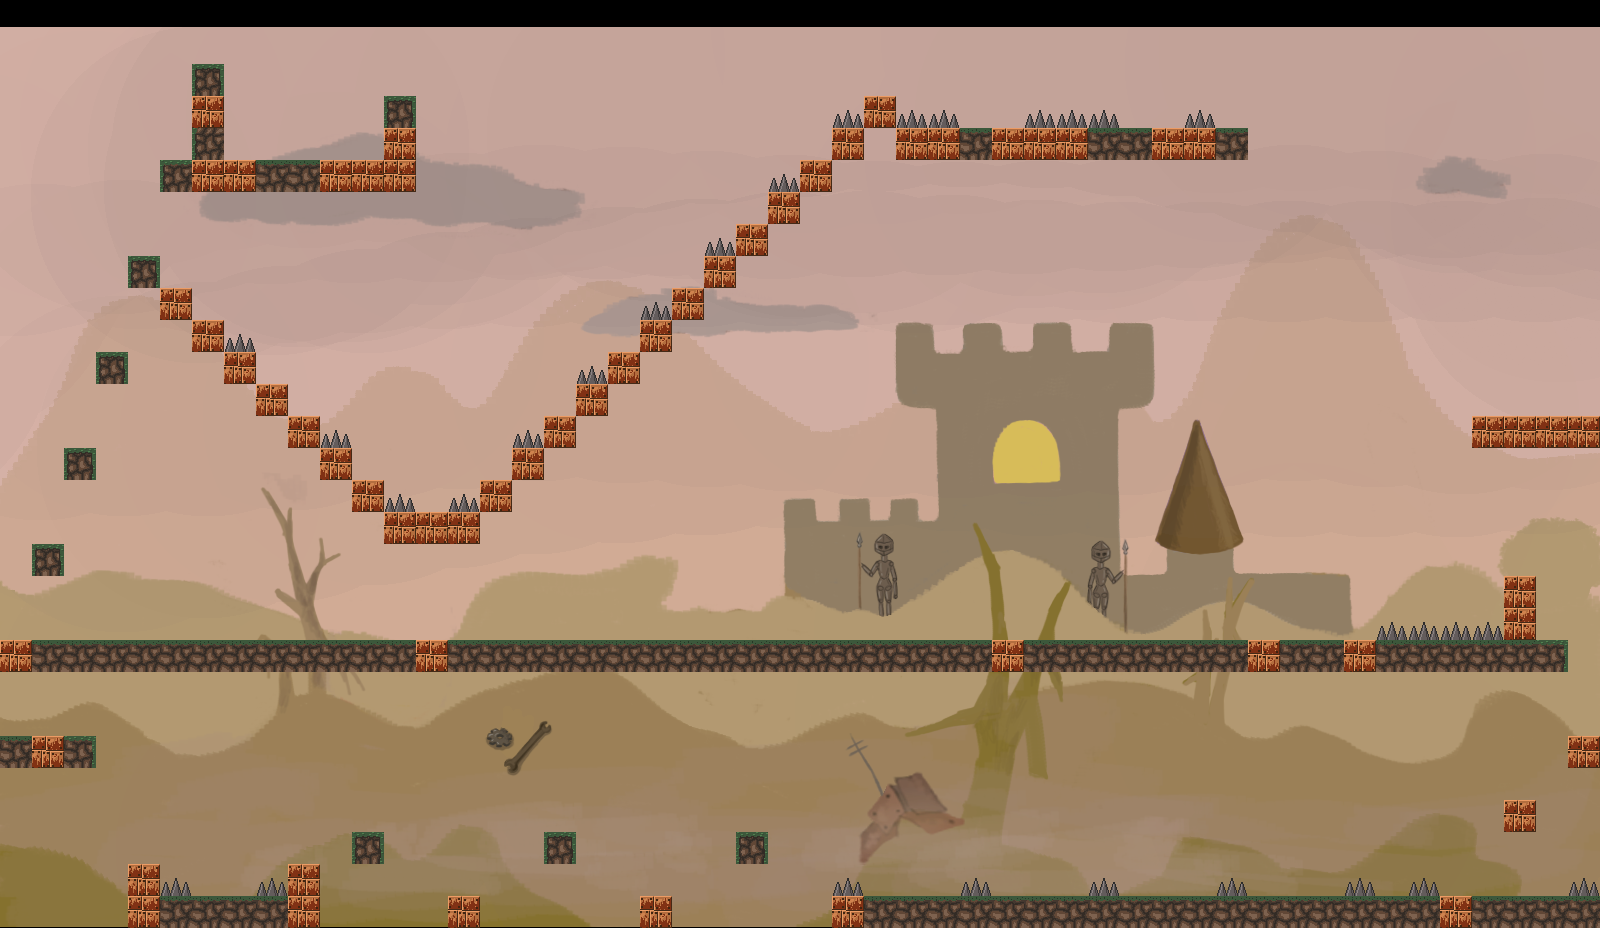

Tiled map render using the project's own tile images. Description and the map definition, with tile-layer contents summarised, below:
An orthogonal 50x29 tile map with 32x32 px tiles, 1 tile layer (Слой тайлов 1), 1 image layer and 80 objects.

<map version="1.2" tiledversion="1.2.3" orientation="orthogonal" renderorder="left-down" width="50" height="29" tilewidth="32" tileheight="32" infinite="0" nextlayerid="8" nextobjectid="91">
 <tileset firstgid="1" name="SpriteSheet" tilewidth="32" tileheight="32" tilecount="8" columns="8">
  <image source="SpriteSheet.png" width="256" height="32" />
 </tileset>
 <imagelayer id="3" name="Bg" offsetx="0" offsety="27">
  <image source="Game/BgLevel1Loc4.png" width="1600" height="900" />
 </imagelayer>
 <layer id="1" name="Слой тайлов 1" width="50" height="29">
  <data>[1450 cells, 177 non-empty, 7 distinct tile ids]</data>
 </layer>
 <objectgroup id="4" name="Ground">
  <object id="1" x="0" y="736" width="96" height="32" />
  <object id="2" x="128" y="864" width="32" height="64" />
  <object id="3" x="160" y="896" width="128" height="32" />
  <object id="4" x="288" y="864" width="32" height="64" />
  <object id="5" x="352" y="832" width="32" height="32" />
  <object id="6" x="448" y="896" width="32" height="32" />
  <object id="7" x="544" y="832" width="32" height="32" />
  <object id="8" x="640" y="896" width="32" height="32" />
  <object id="9" x="736" y="832" width="32" height="32" />
  <object id="10" x="832" y="896" width="768" height="32" />
  <object id="11" x="1504" y="800" width="32" height="32" />
  <object id="12" x="1568" y="736" width="32" height="32" />
  <object id="13" x="1504" y="576" width="32" height="64" />
  <object id="14" x="0" y="640" width="1568" height="32" />
  <object id="18" x="480" y="480" width="32" height="32" />
  <object id="19" x="512" y="448" width="32" height="32" />
  <object id="20" x="544" y="416" width="32" height="32" />
  <object id="21" x="576" y="384" width="32" height="32" />
  <object id="22" x="608" y="352" width="32" height="32" />
  <object id="23" x="640" y="320" width="32" height="32" />
  <object id="24" x="672" y="288" width="32" height="32" />
  <object id="25" x="704" y="256" width="32" height="32" />
  <object id="26" x="736" y="224" width="32" height="32" />
  <object id="27" x="768" y="192" width="32" height="32" />
  <object id="28" x="800" y="160" width="32" height="32" />
  <object id="29" x="832" y="128" width="32" height="32" />
  <object id="30" x="864" y="96" width="32" height="32" />
  <object id="31" x="896" y="128" width="352" height="32" />
  <object id="32" x="32" y="544" width="32" height="32" />
  <object id="33" x="64" y="448" width="32" height="32" />
  <object id="34" x="96" y="352" width="32" height="32" />
  <object id="35" x="128" y="256" width="32" height="32" />
  <object id="36" x="160" y="160" width="256" height="32" />
  <object id="37" x="192" y="64" width="32" height="96" />
  <object id="38" x="384" y="96" width="32" height="64" />
  <object id="39" x="1510.67" y="1024" />
  <object id="74" x="160" y="288" width="32" height="32" />
  <object id="75" x="192" y="320" width="32" height="32" />
  <object id="76" x="224" y="352" width="32" height="32" />
  <object id="77" x="256" y="384" width="32" height="32" />
  <object id="78" x="288" y="416" width="32" height="32" />
  <object id="79" x="320" y="448" width="32" height="32" />
  <object id="80" x="352" y="480" width="32" height="32" />
  <object id="82" x="384" y="512" width="96" height="32" />
  <object id="87" x="1472" y="416" width="128" height="32" />
 </objectgroup>
 <objectgroup id="5" name="Walls">
  <object id="41" x="0" y="-192" height="1120" />
  <object id="42" x="1600" y="-160" height="1088" />
 </objectgroup>
 <objectgroup id="6" name="Spikes">
  <object id="43" x="160" y="864" width="32" height="32">
   <ellipse />
  </object>
  <object id="44" x="256" y="864" width="32" height="32">
   <ellipse />
  </object>
  <object id="45" x="832" y="864" width="32" height="32">
   <ellipse />
  </object>
  <object id="47" x="960" y="864" width="32" height="32">
   <ellipse />
  </object>
  <object id="49" x="1088" y="864" width="32" height="32">
   <ellipse />
  </object>
  <object id="51" x="1216" y="864" width="32" height="32">
   <ellipse />
  </object>
  <object id="53" x="1344" y="864" width="32" height="32">
   <ellipse />
  </object>
  <object id="54" x="1408" y="864" width="32" height="32">
   <ellipse />
  </object>
  <object id="55" x="1568" y="864" width="32" height="32">
   <ellipse />
  </object>
  <object id="56" x="1408" y="608" width="32" height="32">
   <ellipse />
  </object>
  <object id="57" x="1440" y="608" width="32" height="32">
   <ellipse />
  </object>
  <object id="58" x="1472" y="608" width="32" height="32">
   <ellipse />
  </object>
  <object id="59" x="448" y="480" width="32" height="32">
   <ellipse />
  </object>
  <object id="60" x="512" y="416" width="32" height="32">
   <ellipse />
  </object>
  <object id="61" x="576" y="352" width="32" height="32">
   <ellipse />
  </object>
  <object id="62" x="640" y="288" width="32" height="32">
   <ellipse />
  </object>
  <object id="63" x="704" y="224" width="32" height="32">
   <ellipse />
  </object>
  <object id="64" x="768" y="160" width="32" height="32">
   <ellipse />
  </object>
  <object id="65" x="832" y="96" width="32" height="32">
   <ellipse />
  </object>
  <object id="66" x="896" y="96" width="32" height="32">
   <ellipse />
  </object>
  <object id="67" x="928" y="96" width="32" height="32">
   <ellipse />
  </object>
  <object id="68" x="1024" y="96" width="32" height="32">
   <ellipse />
  </object>
  <object id="69" x="1056" y="96" width="32" height="32">
   <ellipse />
  </object>
  <object id="70" x="1088" y="96" width="32" height="32">
   <ellipse />
  </object>
  <object id="71" x="1184" y="96" width="32" height="32">
   <ellipse />
  </object>
  <object id="83" x="320" y="416" width="32" height="32">
   <ellipse />
  </object>
  <object id="84" x="224" y="320" width="32" height="32">
   <ellipse />
  </object>
  <object id="85" x="384" y="480" width="32" height="32">
   <ellipse />
  </object>
  <object id="88" x="1376" y="608" width="32" height="32">
   <ellipse />
  </object>
 </objectgroup>
 <objectgroup id="7" name="Block">
  <object id="72" x="832" y="736" height="192" />
  <object id="73" x="1248" y="0" height="160" />
  <object id="89" x="1472" y="288" height="160" />
  <object id="90" x="1628" y="397.333" />
 </objectgroup>
</map>